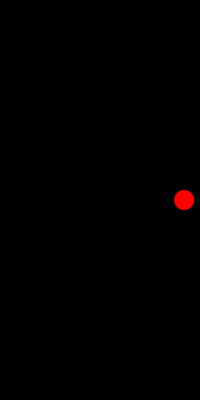
Frame 1 (no input)
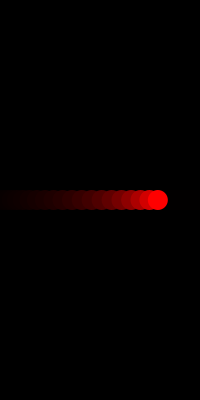
Frame 60 (the mouse pressed at the canvas centre just before this capture)
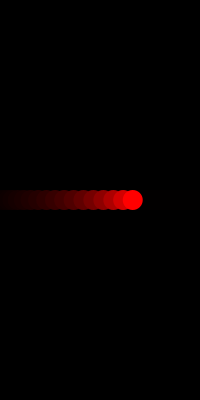
Frame 120 (the mouse held since frame 60 and released just before this capture)

The Processing sketch that drew these frames (run headless with seeded random() and noise(); from frame 60 on, the mouse is pressed at the canvas centre):

// Processing sketch: Processing_Week1_SineAnimation
// ── Processing_Week1_SineAnimation.pde
int x = 0;

void setup() {
  size(200, 400);
  background(0);
}

void draw() {
  noStroke();
  fill(0, 0, 0, 45);
  rect(0, 0, 400, 400);

  fill(255,0,0);
  ellipseMode(CENTER);

  float speed = 10;
  float circlePosition = sin(x / speed + 1) * width / 2 + width / 2;

  ellipse(circlePosition, height / 2, 20, 20);

  x = x + 1;
}
